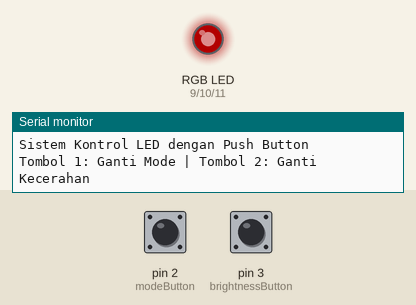
The sketch below on a simulated Arduino Uno, built with avr-gcc and run on an emulated ATmega328P. Parts: an RGB LED mixed from three pins (HIGH = lit), the last lines printed to the serial monitor. The test bench sets the inputs (shaded band); at power-on: pin 2 (modeButton) HIGH, pin 3 (brightnessButton) HIGH. Dim RGB values are drawn brighter than linear.

Above: at 1.2 s.
1.3 s: pin 2 (modeButton) pulled LOW for 0.15 s
At 2.7 s:
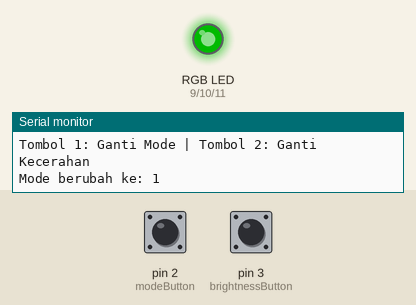
3.0 s: pin 2 (modeButton) pulled LOW for 1 s
At 4.4 s:
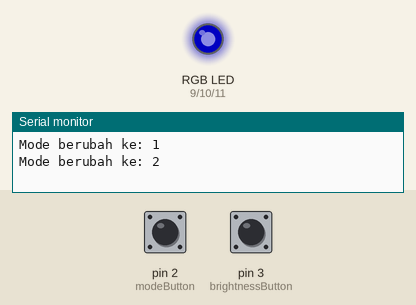
5.5 s: pin 2 (modeButton) pulled LOW for 0.15 s
At 6.0 s:
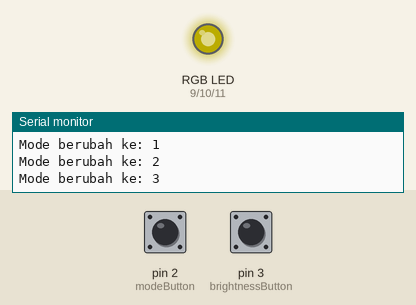
7.1 s: pin 2 (modeButton) pulled LOW for 3.2 s
At 8.4 s:
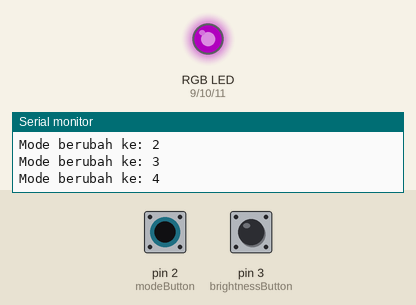
11.8 s: pin 3 (brightnessButton) pulled LOW for 0.15 s
At 12.3 s:
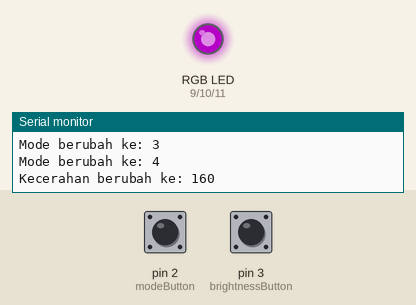
13.4 s: pin 2 (modeButton) pulled LOW for 0.15 s
At 14.7 s:
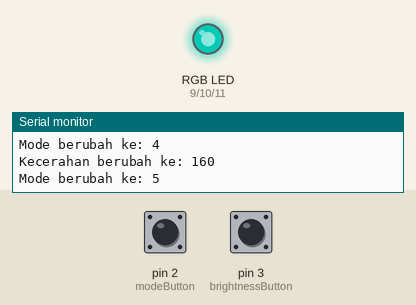
Timing chart, 0 to 16.0 s (numbered marks = the images above; inputs shaded):
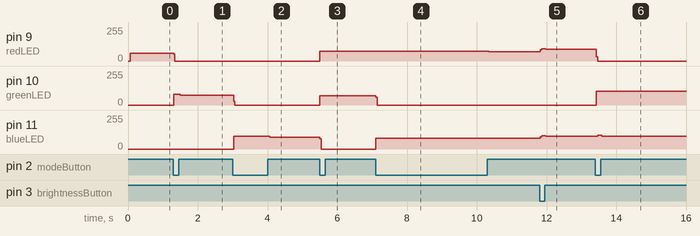

The sketch:

Sketch.ino
```cpp
// Pin untuk LED
const int redLED = 9;
const int greenLED = 10;
const int blueLED = 11;

// Pin untuk push button
const int modeButton = 2;
const int brightnessButton = 3;

// Variabel untuk mode dan kecerahan
int currentMode = 0;
int brightness = 128; // Nilai default (0-255)

// Variabel untuk debouncing
unsigned long lastDebounceTime = 0;
unsigned long debounceDelay = 50;

void setup() {
  // Inisialisasi pin LED sebagai output
  pinMode(redLED, OUTPUT);
  pinMode(greenLED, OUTPUT);
  pinMode(blueLED, OUTPUT);

  // Inisialisasi pin button sebagai input dengan pull-up internal
  pinMode(modeButton, INPUT_PULLUP);
  pinMode(brightnessButton, INPUT_PULLUP);

  // Inisialisasi serial monitor
  Serial.begin(9600);
  Serial.println("Sistem Kontrol LED dengan Push Button");
  Serial.println("Tombol 1: Ganti Mode | Tombol 2: Ganti Kecerahan");
}

void loop() {
  // Baca status tombol
  int modeButtonState = digitalRead(modeButton);
  int brightnessButtonState = digitalRead(brightnessButton);

  // Cek tombol mode
  if (modeButtonState == LOW) {
    if ((millis() - lastDebounceTime) > debounceDelay) {
      changeMode();
    }
    lastDebounceTime = millis();
  }

  // Cek tombol kecerahan
  if (brightnessButtonState == LOW) {
    if ((millis() - lastDebounceTime) > debounceDelay) {
      changeBrightness();
    }
    lastDebounceTime = millis();
  }

  // Terapkan mode LED saat ini
  applyMode();
}

void changeMode() {
  currentMode = (currentMode + 1) % 8; // Mode 0-7
  Serial.print("Mode berubah ke: ");
  Serial.println(currentMode);
}

void changeBrightness() {
  brightness += 32; // Tambah kecerahan (langkah 32)
  if (brightness > 255) {
    brightness = 0; // Reset ke 0 jika melebihi 255
  }
  Serial.print("Kecerahan berubah ke: ");
  Serial.println(brightness);
}

void applyMode() {
  // Matikan semua LED terlebih dahulu
  digitalWrite(redLED, LOW);
  digitalWrite(greenLED, LOW);
  digitalWrite(blueLED, LOW);

  // Terapkan mode sesuai dengan currentMode
  switch (currentMode) {
    case 0: // Mode 0: LED Merah
      analogWrite(redLED, brightness);
      break;
    case 1: // Mode 1: LED Hijau
      analogWrite(greenLED, brightness);
      break;
    case 2: // Mode 2: LED Biru
      analogWrite(blueLED, brightness);
      break;
    case 3: // Mode 3: LED Merah dan Hijau
      analogWrite(redLED, brightness);
      analogWrite(greenLED, brightness);
      break;
    case 4: // Mode 4: LED Merah dan Biru
      analogWrite(redLED, brightness);
      analogWrite(blueLED, brightness);
      break;
    case 5: // Mode 5: LED Hijau dan Biru
      analogWrite(greenLED, brightness);
      analogWrite(blueLED, brightness);
      break;
    case 6: // Mode 6: Semua LED
      analogWrite(redLED, brightness);
      analogWrite(greenLED, brightness);
      analogWrite(blueLED, brightness);
      break;
    case 7: // Mode 7: Mode Berkedip
      static unsigned long lastBlinkTime = 0;
      static bool blinkState = false;

      if (millis() - lastBlinkTime > 500) { // Kedip setiap 500ms
        blinkState = !blinkState;
        lastBlinkTime = millis();

        if (blinkState) {
          analogWrite(redLED, brightness);
          analogWrite(greenLED, brightness);
          analogWrite(blueLED, brightness);
        } else {
          digitalWrite(redLED, LOW);
          digitalWrite(greenLED, LOW);
          digitalWrite(blueLED, LOW);
        }
      }
      break;
  }
}
```

Measured:
- after the input at 1.3 s, pin 9 (redLED): 59/255 → 0/255 at once; pin 10 (greenLED): 0/255 → 82/255 at once, → 72/255 0.20 s later
- after the input at 3.0 s, pin 10 (greenLED): 72/255 → 0/255 at once; pin 11 (blueLED): 0/255 → 95/255 at once, → 87/255 1.0 s later
- after the input at 5.5 s, pin 9 (redLED): 0/255 → 74/255 at once; pin 10 (greenLED): 0/255 → 68/255 at once; pin 11 (blueLED): 87/255 → 0/255 at once
- after the input at 7.1 s, pin 9 (redLED): 74/255 → 68/255 after 3.2 s; pin 10 (greenLED): 68/255 → 0/255 at once; pin 11 (blueLED): 0/255 → 80/255 at once
- after the input at 11.8 s, pin 9 (redLED): 68/255 → 93/255 at once, → 87/255 0.16 s later; pin 11 (blueLED): 80/255 → 101/255 at once, → 95/255 0.16 s later
- after the input at 13.4 s, pin 9 (redLED): 87/255 → 0/255 at once; pin 10 (greenLED): 0/255 → 105/255 at once; pin 11 (blueLED): 95/255 → 104/255 after 0.07 s, → 94/255 0.12 s later
